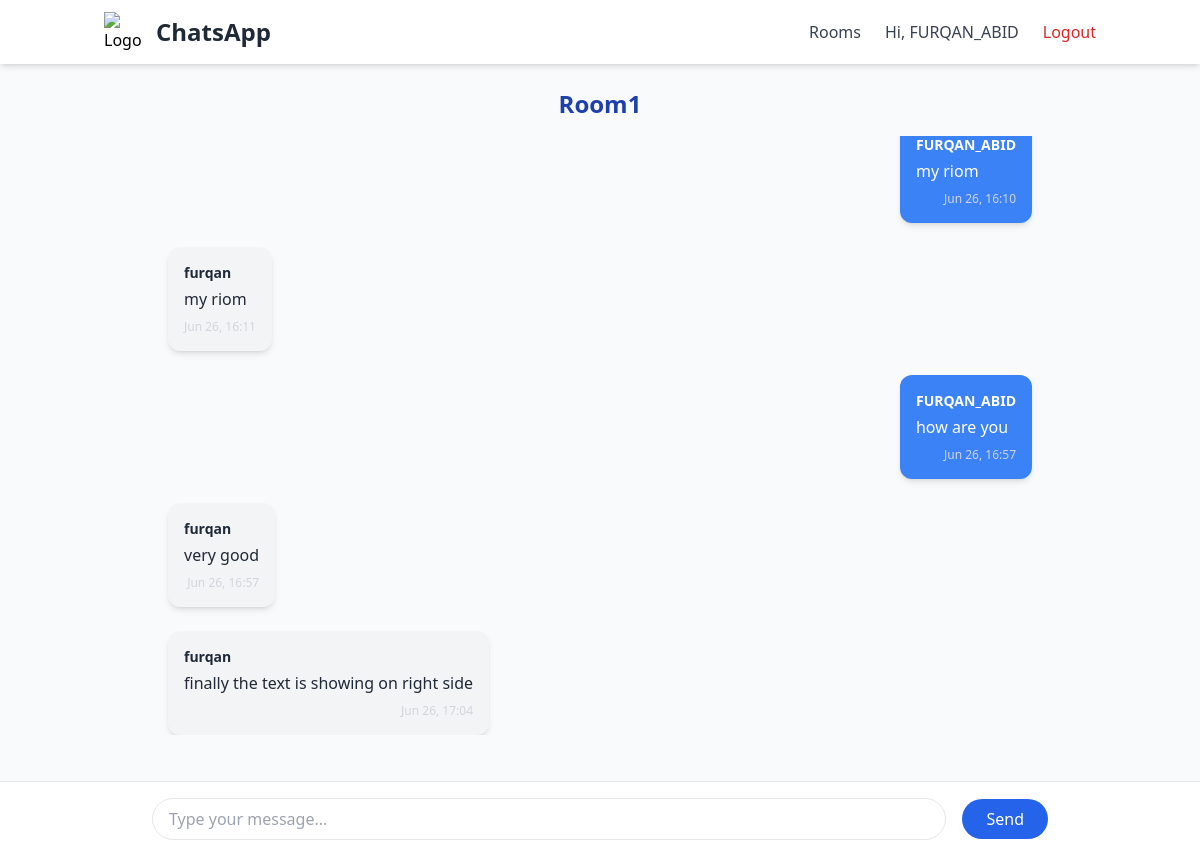
The app's page /rooms/room1/ (signed in) with its own data.
### chatapp/models.py (models this page shows, shortened)
class ChatRoom(models.Model):
    name= models.CharField(max_length=200)
    slug= models.SlugField(unique=True) # creates unique vlues for each room
    created_by = models.ForeignKey(User, on_delete=models.CASCADE, default=None)

class ChatMessage(models.Model):
    user= models.ForeignKey(User, on_delete=models.CASCADE)
    room= models.ForeignKey(ChatRoom, on_delete=models.CASCADE)
    message_content= models.TextField()
    date= models.DateTimeField(auto_now=True)
    class Meta:
        ordering= ('date',) # to arrange msg in date order

### chatapp/views.py (the view)
# urls.py: path('<slug:slug>/', views.chatroom, name='chatroom'),
def chatroom(request, slug):
    chatroom= ChatRoom.objects.get(slug=slug)
    room_slug_json= json.dumps(chatroom.slug)
    username= request.user.username  # from logged-in user
    username_json= json.dumps(username)
    messages= ChatMessage.objects.filter(room=chatroom)[0:30] # bcz room name will be chatroom name, 0 to 30 message will be shown at a time
    return render(request, 'chatapp/room.html', {
        'chatroom': chatroom,
        'room_slug_json': room_slug_json,
        'username': username_json,
        'messages': messages,
    })

### chatapp/templates/chatapp/room.html (shortened to what this page needs)
{% extends "chatapp/base.html" %}
{% block body %}
<div class="text-center mt-6 mb-4 text-2xl font-bold text-blue-800">
  {{ chatroom.name }}
</div>
<div id="message-container" class="max-w-4xl mx-auto mb-28 px-4 overflow-y-auto h-[70vh]">
  <div id="chat-messages" class="space-y-6">
    {% for message in messages %}
    <div class="{% if message.user == request.user %}flex justify-end{% else %}flex justify-start{% endif %}" id="message-{{ message.id }}">
      <div class="{% if message.user == request.user %}bg-blue-500 text-white{% else %}bg-gray-100 text-gray-800{% endif %} w-fit max-w-lg p-4 rounded-xl shadow-md relative group">
        <div class="text-sm font-semibold mb-1">
          {{ message.user.username }}
        </div>
        <div>{{ message.message_content }}</div>
        <div class="text-xs text-right mt-2 text-gray-300">
          {{ message.date|date:"M d, H:i" }}
        </div>
      </div>
    </div>
    {% endfor %}
  </div>
</div>
<div class="fixed bottom-0 inset-x-0 bg-white border-t shadow-md p-4">
  <form method="post" class="max-w-4xl mx-auto flex items-center gap-4">
    <input id="message-input" type="text" name="message" placeholder="Type your message..." required
      class="flex-1 px-4 py-2 border rounded-full focus:outline-none focus:ring-2 focus:ring-blue-400">
    <button id="send-button" type="submit"
      class="bg-blue-600 text-white px-6 py-2 rounded-full hover:bg-blue-700 transition">Send</button>
  </form>
</div>
{% endblock %}

### chatapp/templates/chatapp/base.html (shortened to what this page needs)
<!DOCTYPE html>
<html lang="en">
<head>
  <script src="https://cdn.tailwindcss.com"></script>
</head>
<body class="bg-gray-50">
  <nav class="bg-white shadow-md">
    <div class="container mx-auto px-4 py-3 flex flex-col md:flex-row md:items-center md:justify-between">
      <div class="flex items-center justify-between mb-3 md:mb-0">
        <a href="{% url 'index' %}" class="flex items-center space-x-3">
          <img src="https://cdn4.iconfinder.com/data/icons/ui-marketplace-1-0-flat/20/20_comment-128.png" class="h-10 w-10" alt="Logo" />
          <span class="text-2xl font-bold text-gray-800">ChatsApp</span>
        </a>
      </div>
    <div class="flex flex-col md:flex-row md:items-center space-y-3 md:space-y-0 md:space-x-6">
    <a href="{% url 'index' %}" class="text-gray-700 font-medium hover:text-blue-600 transition">Rooms</a>
    {% if user.is_authenticated %}
        <span class="text-gray-700">Hi, {{ user.username }}</span>
        <form method="post" action="{% url 'logout' %}">
            <button type="submit" class="text-red-600 font-medium hover:text-red-800 transition">Logout</button>
        </form>
    {% else %}
        <a href="{% url 'login' %}" class="text-blue-600 font-medium hover:text-blue-800 transition">Login</a>
    {% endif %}
    </div>
    </div>
  </nav>
  {% block body %}
  {% endblock %}
</body>
</html>

### records on screen
ChatRoom: name "Room1"
ChatMessage: user.username "FURQAN_ABID", message_content "my riom", date "Jun 26, 16:10"
ChatMessage: user.username "furqan", message_content "my riom", date "Jun 26, 16:11"
ChatMessage: user.username "FURQAN_ABID", message_content "how are you", date "Jun 26, 16:57"
ChatMessage: user.username "furqan", message_content "very good", date "Jun 26, 16:57"
ChatMessage: user.username "furqan", message_content "finally the text is showing on right side", date "Jun 26, 17:04"

### other values on screen
{{ user.username }} "FURQAN_ABID"
